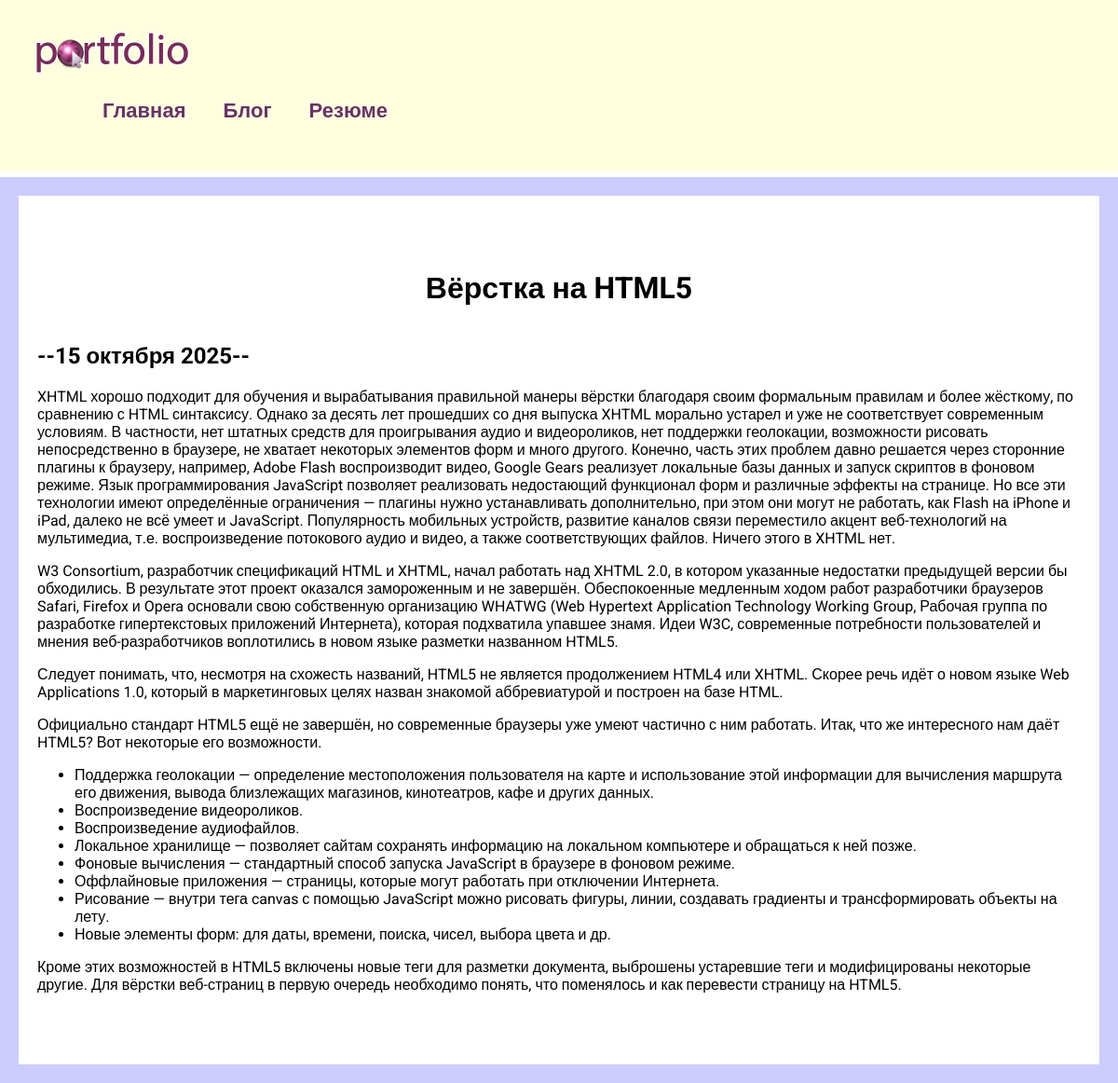
The page /blog/1 on the database its author committed.
### blog/models.py (models this page shows, shortened)
class Blog(models.Model):
    title = models.CharField(max_length=200)
    description = models.TextField()
    date = models.DateField()

### blog/views.py (the view)
# urls.py: path('<int:blog_id>', views.detail, name='detail'),
def detail(request, blog_id):
    blog = get_object_or_404(Blog, pk=blog_id)
    return render(request, 'blog/details.html', {'blog': blog})

### blog/templates/blog/details.html
{% extends 'skills/base.html' %}
{% block content %}
<div class="detail">
<h1>{{ blog.title }}</h1>
    <h2>--{{blog.date|date:'j E Y'}}--</h2>
    {{ blog.description|safe }}
</div>
{% endblock %}

### skills/static/css/style.css (style rules this page uses)
body { font-family: "Roboto", sans-serif; padding: 0; margin: 0; background: #CCCCFF; }
.content h1 { text-align: center; margin: 60px 0 40px }
.detail { background: #FFF; padding: 20px 20px 60px; }

### rows shown on the page
Blog: title "Вёрстка на HTML5", date "15 октября 2025", description "XHTML хорошо подходит для обучения и вырабатывания правильной манеры вёрстки благодаря своим формальным правилам и более жёсткому, по сравнению с HTML синтаксису. Однако за десять лет прошедших со дня выпуска XHTML морально устарел и уже не соответствует современным условиям. В частности, нет штатных средств для проигрывания аудио и видеороликов, нет поддержки геолокации, возможности рисовать непосредственно в браузере, не хватает некоторых элементов форм и много другого. Конечно, часть этих проблем давно решается через сторонние плагины к браузеру, например, Adobe Flash воспроизводит видео, Google Gears реализует локальные базы данных и запуск скриптов в фоновом режиме. Язык…"
